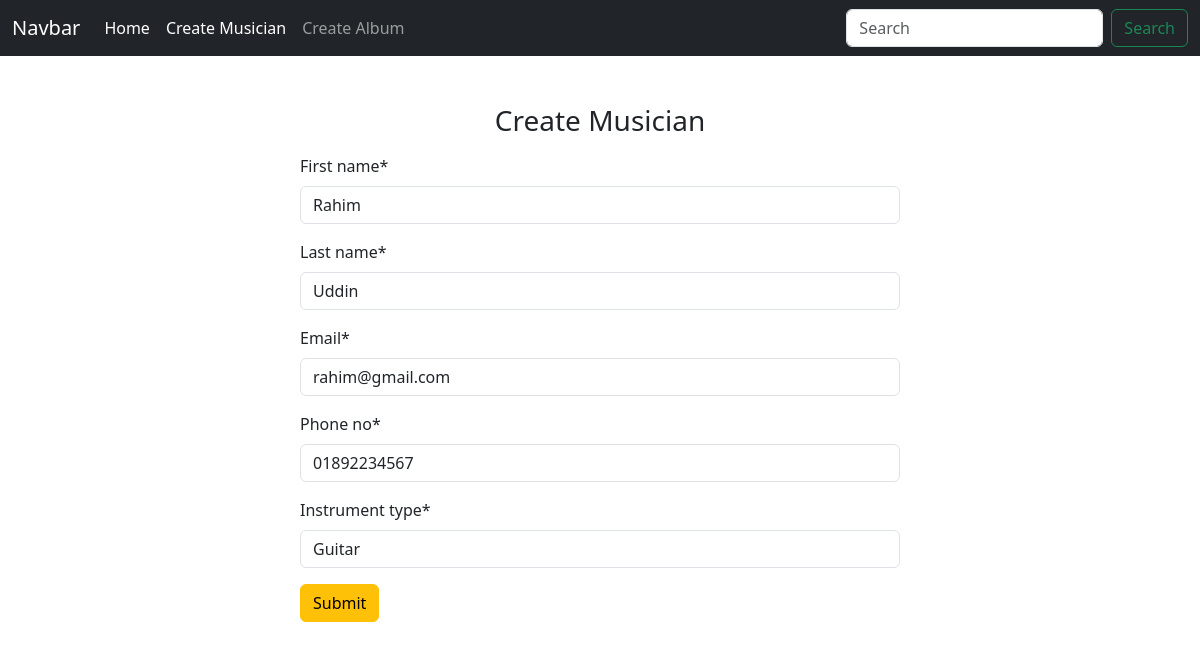
The page /musician/edit/1 on the database its author committed.
### musician/models.py (models this page shows, shortened)
class MusicianModel(models.Model):
    first_name = models.CharField(max_length=50)
    last_name = models.CharField(max_length=50)
    email = models.EmailField()
    phone_no = models.CharField(max_length=12)
    instrument_type = models.CharField(max_length=50, default=None)

### musician/views.py (the view)
# urls.py: path('edit/<int:id>', views.edit_musician, name='edit_musician')
def edit_musician(request, id):
    musician= MusicianModel.objects.get(pk=id)
    musician_form = MusicianForm(instance=musician)
    if request.method == 'POST':
        musician_form = MusicianForm(request.POST, instance= musician)
        if musician_form.is_valid():
            musician_form.save()
            return redirect('home')
    return render(request, 'add_musician.html',{'form':musician_form})

### musician/forms.py
class MusicianForm(forms.ModelForm):
    class Meta:
        model = MusicianModel
        fields = '__all__'

### musician/templates/add_musician.html (shortened to what this page needs)
{% extends "base.html" %}
{% block content %}
  {% load crispy_forms_tags %}
   <form method="post" class="w-50 m-auto pt-5">
       <h3 class="text-center mb-3">Create Musician</h3>
      {{form | crispy}}
      <button class="btn btn-warning">Submit</button>
   </form>
{% endblock  %}

### rows shown on the page
MusicianModel: first_name "Rahim", last_name "Uddin", email "rahim@gmail.com", phone_no "01892234567", instrument_type "Guitar"
